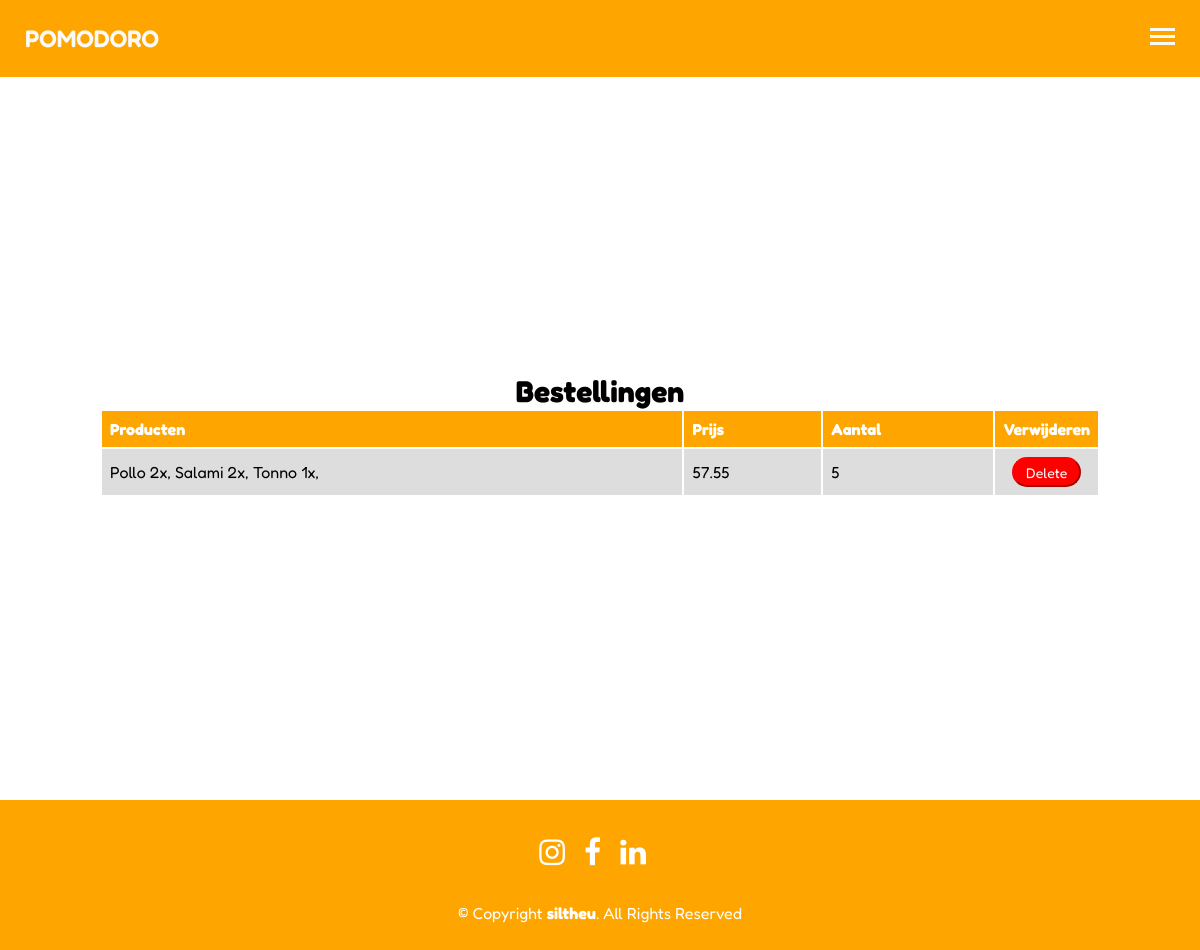
The page /AdminPages/bestellingenPage.php (signed in) on the database its author committed.
### tables this page shows
CREATE TABLE `bestellingen` (
  `id` int(11) NOT NULL,
  `producten` text NOT NULL,
  `prijs` double NOT NULL,
  `aantal` int(11) NOT NULL
);

### Includes/bestellingen.php (the view)
<?php
$dataTable = "bestellingen";
require_once("../Includes/connector.php");
$sql = "SELECT * FROM bestellingen";
$stmt = $connect->prepare($sql);
$stmt->execute();
$result = $stmt->fetchAll();
    foreach ($result as $result){
        echo "<tr>";
        echo    "<td>" . $result['producten'] . "</td>";
        echo    "<td>" . $result['prijs'] . "</td>";
        echo    "<td>" . $result['aantal'] . "</td>";
        echo    "<td class='changeDelButton'><a href='../PHP/delete.php?id=" . $result['id'] . "&dataTable=" . $dataTable . "'><button class='delete'>Delete</button></a></td>";
        echo "</tr>";
    }
?>

### CSS/style.css (style rules this page uses)
* { margin: 0; padding: 0; box-sizing: border-box; scroll-behavior: smooth; font-style: Classic, Slab + Serif; text-decoration: none; list-style: none; outline: none; font-family: "Fredoka", sans-serif; }
.adminMain .tableRow table button { cursor: pointer; height: 30px; font-size: 14px; color: #fff; background-color: orange; border-color: orange; border-radius: 15px; width: 80%; }
.adminMain .tableRow table .delete { background-color: red; border-color: red; }
.adminMain .adminRow table td, .adminMain .adminRow table th { text-align: left; padding: 8px; }
.adminMain .adminRow table .changeDelButton { text-align: center; }
.adminMain .adminRow table tr:nth-child(even) { background-color: #dddddd; }

### rows shown on the page
bestellingen: producten "Pollo 2x, Salami 2x, Tonno 1x,", prijs "57.55", aantal "5"
